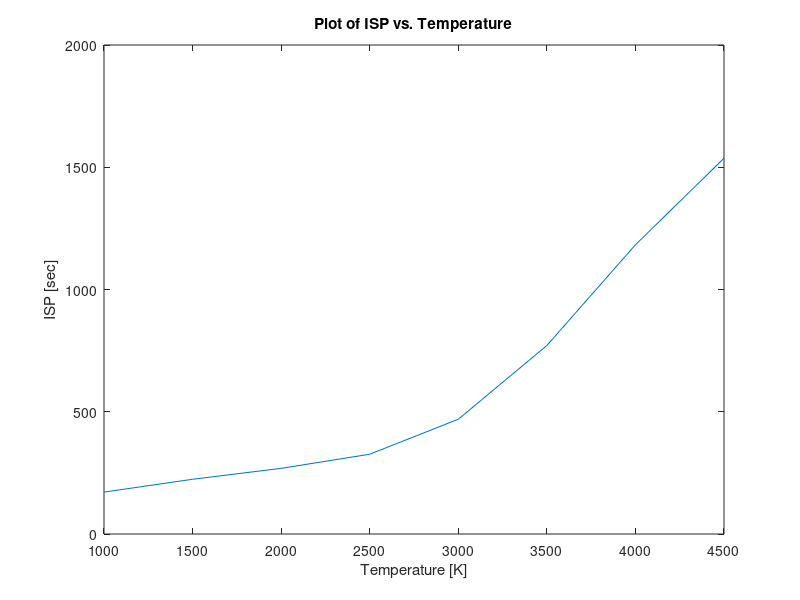

This figure's MATLAB source:
% Inputs
DH_burn = 285800; % J/mol 
Cp_steam = 1996; % J/(kg K)
H2O_molecular_mass = 0.018; % kg/mol
Temp_init = 293; % Kelvin
G_earth = 9.806 % m/s2

% Standard State Enthalpies
H2O_sse = -251730; % J/mol
HO_sse = 30150; % J/mol
H_sse = 211782; % J/mol
O_sse = 242459; % J/mol
H2_sse = -8468; % J/mol
O2_sse = -8682; % J/mol

% Molecular Weight
H2O_mw = 18.016; % g/mol
HO_mw = 17.0007; % g/mol
H_mw = 1.008; % g/mol
O_mw = 16; % g/mol
H2_mw = 2.016; % g/mol
O2_mw = 31.999; % g/mol

% Import Mass Fractions Table
MF_matrix = csvread("mass_fract.csv");

% Create Temperature Array
Temp = [1000 1500 2000 2500 3000 3500 4000 4500];

% Component Mole Quantities at 1000 K
H2O_molqt_1000 = ((MF_matrix(1,2))*H2O_mw)/H2O_mw;
HO_molqt_1000 = ((MF_matrix(1,3))*H2O_mw)/HO_mw;
H_molqt_1000 = ((MF_matrix(1,4))*H2O_mw)/H_mw; 
O_molqt_1000 = ((MF_matrix(1,5))*H2O_mw)/O_mw;
H2_molqt_1000 = ((MF_matrix(1,6))*H2O_mw)/H2_mw;
O2_molqt_1000 = ((MF_matrix(1,7))*H2O_mw)/O2_mw;

% Component Mole Quantities at 1500 K
H2O_molqt_1500 = ((MF_matrix(2,2))*H2O_mw)/H2O_mw;
HO_molqt_1500 = ((MF_matrix(2,3))*H2O_mw)/HO_mw;
H_molqt_1500 = ((MF_matrix(2,4))*H2O_mw)/H_mw;
O_molqt_1500 = ((MF_matrix(2,5))*H2O_mw)/O_mw;
H2_molqt_1500 = ((MF_matrix(2,6))*H2O_mw)/H2_mw;
O2_molqt_1500 = ((MF_matrix(2,7))*H2O_mw)/O2_mw;

% Component Mole Quantities at 2000 K
H2O_molqt_2000 = ((MF_matrix(3,2))*H2O_mw)/H2O_mw;
HO_molqt_2000 = ((MF_matrix(3,3))*H2O_mw)/HO_mw;
H_molqt_2000 = ((MF_matrix(3,4))*H2O_mw)/H_mw;
O_molqt_2000 = ((MF_matrix(3,5))*H2O_mw)/O_mw;
H2_molqt_2000 = ((MF_matrix(3,6))*H2O_mw)/H2_mw;
O2_molqt_2000 = ((MF_matrix(3,7))*H2O_mw)/O2_mw;

% Component Mole Quantities at 2500 K
H2O_molqt_2500 = ((MF_matrix(4,2))*H2O_mw)/H2O_mw;
HO_molqt_2500 = ((MF_matrix(4,3))*H2O_mw)/HO_mw;
H_molqt_2500 = ((MF_matrix(4,4))*H2O_mw)/H_mw;
O_molqt_2500 = ((MF_matrix(4,5))*H2O_mw)/O_mw;
H2_molqt_2500 = ((MF_matrix(4,6))*H2O_mw)/H2_mw;
O2_molqt_2500 = ((MF_matrix(4,7))*H2O_mw)/O2_mw;

% Component Mole Quantities at 3000 K
H2O_molqt_3000 = ((MF_matrix(5,2))*H2O_mw)/H2O_mw;
HO_molqt_3000 = ((MF_matrix(5,3))*H2O_mw)/HO_mw;
H_molqt_3000 = ((MF_matrix(5,4))*H2O_mw)/H_mw;
O_molqt_3000 = ((MF_matrix(5,5))*H2O_mw)/O_mw;
H2_molqt_3000 = ((MF_matrix(5,6))*H2O_mw)/H2_mw;
O2_molqt_3000 = ((MF_matrix(5,7))*H2O_mw)/O2_mw;

% Component Mole Quantities at 3500 K
H2O_molqt_3500 = ((MF_matrix(6,2))*H2O_mw)/H2O_mw;
HO_molqt_3500 = ((MF_matrix(6,3))*H2O_mw)/HO_mw;
H_molqt_3500 = ((MF_matrix(6,4))*H2O_mw)/H_mw;
O_molqt_3500 = ((MF_matrix(6,5))*H2O_mw)/O_mw;
H2_molqt_3500 = ((MF_matrix(6,6))*H2O_mw)/H2_mw;
O2_molqt_3500 = ((MF_matrix(6,7))*H2O_mw)/O2_mw;

% Component Mole Quantities at 4000 K
H2O_molqt_4000 = ((MF_matrix(7,2))*H2O_mw)/H2O_mw;
HO_molqt_4000 = ((MF_matrix(7,3))*H2O_mw)/HO_mw;
H_molqt_4000 = ((MF_matrix(7,4))*H2O_mw)/H_mw;
O_molqt_4000 = ((MF_matrix(7,5))*H2O_mw)/O_mw;
H2_molqt_4000 = ((MF_matrix(7,6))*H2O_mw)/H2_mw;
O2_molqt_4000 = ((MF_matrix(7,7))*H2O_mw)/O2_mw;

% Component Mole Quantities at 4500 K
H2O_molqt_4500 = ((MF_matrix(8,2))*H2O_mw)/H2O_mw;
HO_molqt_4500 = ((MF_matrix(8,3))*H2O_mw)/HO_mw;
H_molqt_4500 = ((MF_matrix(8,4))*H2O_mw)/H_mw;
O_molqt_4500 = ((MF_matrix(8,5))*H2O_mw)/O_mw;
H2_molqt_4500 = ((MF_matrix(8,6))*H2O_mw)/H2_mw;
O2_molqt_4500 = ((MF_matrix(8,7))*H2O_mw)/O2_mw;

% Create Component Mole Quantity Rows for Matrix
MOLQT_matrix_r1 = [Temp(1) H2O_molqt_1000 HO_molqt_1000 H_molqt_1000 O_molqt_1000 H2_molqt_1000 O2_molqt_1000];
MOLQT_matrix_r2 = [Temp(2) H2O_molqt_1500 HO_molqt_1500 H_molqt_1500 O_molqt_1500 H2_molqt_1500 O2_molqt_1500];
MOLQT_matrix_r3 = [Temp(3) H2O_molqt_2000 HO_molqt_2000 H_molqt_2000 O_molqt_2000 H2_molqt_2000 O2_molqt_2000];
MOLQT_matrix_r4 = [Temp(4) H2O_molqt_2500 HO_molqt_2500 H_molqt_2500 O_molqt_2500 H2_molqt_2500 O2_molqt_2500];
MOLQT_matrix_r5 = [Temp(5) H2O_molqt_3000 HO_molqt_3000 H_molqt_3000 O_molqt_3000 H2_molqt_3000 O2_molqt_3000];
MOLQT_matrix_r6 = [Temp(6) H2O_molqt_3500 HO_molqt_3500 H_molqt_3500 O_molqt_3500 H2_molqt_3500 O2_molqt_3500];
MOLQT_matrix_r7 = [Temp(7) H2O_molqt_4000 HO_molqt_4000 H_molqt_4000 O_molqt_4000 H2_molqt_4000 O2_molqt_4000];
MOLQT_matrix_r8 = [Temp(8) H2O_molqt_4500 HO_molqt_4500 H_molqt_4500 O_molqt_4500 H2_molqt_4500 O2_molqt_4500];

% Create Component Mole Quantity Matrix
MOLQT_matrix = [MOLQT_matrix_r1; MOLQT_matrix_r2; MOLQT_matrix_r3; MOLQT_matrix_r4; MOLQT_matrix_r5; MOLQT_matrix_r6; MOLQT_matrix_r7; MOLQT_matrix_r8];

% Initial Heat Transfer of Chemical Reaction
DH_init_1000 = Cp_steam * H2O_molecular_mass * (Temp(1) - Temp_init);
DH_init_1500 = Cp_steam * H2O_molecular_mass * (Temp(2) - Temp_init);
DH_init_2000 = Cp_steam * H2O_molecular_mass * (Temp(3) - Temp_init);
DH_init_2500 = Cp_steam * H2O_molecular_mass * (Temp(4) - Temp_init);
DH_init_3000 = Cp_steam * H2O_molecular_mass * (Temp(5) - Temp_init);
DH_init_3500 = Cp_steam * H2O_molecular_mass * (Temp(6) - Temp_init);
DH_init_4000 = Cp_steam * H2O_molecular_mass * (Temp(7) - Temp_init);
DH_init_4500 = Cp_steam * H2O_molecular_mass * (Temp(8) - Temp_init);

% Heat Transfer form Burn of Oxygen and Hydrogen in Nozzle
DH_burn_1000 = ((H2O_sse * H2O_molqt_1000) + (HO_sse * HO_molqt_1000) + (H_sse * H_molqt_1000) + (O_sse * O_molqt_1000) + (H2_sse * H2_molqt_1000) + (O2_sse * O2_molqt_1000)) - H2O_sse;
DH_burn_1500 = ((H2O_sse * H2O_molqt_1500) + (HO_sse * HO_molqt_1500) + (H_sse * H_molqt_1500) + (O_sse * O_molqt_1500) + (H2_sse * H2_molqt_1500) + (O2_sse * O2_molqt_1500)) - H2O_sse;
DH_burn_2000 = ((H2O_sse * H2O_molqt_2000) + (HO_sse * HO_molqt_2000) + (H_sse * H_molqt_2000) + (O_sse * O_molqt_2000) + (H2_sse * H2_molqt_2000) + (O2_sse * O2_molqt_2000)) - H2O_sse;
DH_burn_2500 = ((H2O_sse * H2O_molqt_2500) + (HO_sse * HO_molqt_2500) + (H_sse * H_molqt_2500) + (O_sse * O_molqt_2500) + (H2_sse * H2_molqt_2500) + (O2_sse * O2_molqt_2500)) - H2O_sse;
DH_burn_3000 = ((H2O_sse * H2O_molqt_3000) + (HO_sse * HO_molqt_3000) + (H_sse * H_molqt_3000) + (O_sse * O_molqt_3000) + (H2_sse * H2_molqt_3000) + (O2_sse * O2_molqt_3000)) - H2O_sse;
DH_burn_3500 = ((H2O_sse * H2O_molqt_3500) + (HO_sse * HO_molqt_3500) + (H_sse * H_molqt_3500) + (O_sse * O_molqt_3500) + (H2_sse * H2_molqt_3500) + (O2_sse * O2_molqt_3500)) - H2O_sse;
DH_burn_4000 = ((H2O_sse * H2O_molqt_4000) + (HO_sse * HO_molqt_4000) + (H_sse * H_molqt_4000) + (O_sse * O_molqt_4000) + (H2_sse * H2_molqt_4000) + (O2_sse * O2_molqt_4000)) - H2O_sse;
DH_burn_4500 = ((H2O_sse * H2O_molqt_4500) + (HO_sse * HO_molqt_4500) + (H_sse * H_molqt_4500) + (O_sse * O_molqt_4500) + (H2_sse * H2_molqt_4500) + (O2_sse * O2_molqt_4500)) - H2O_sse;

% Total Heat Transfer [J/mol]
DH_total_1000 = DH_init_1000 + DH_burn_1000;
DH_total_1500 = DH_init_1500 + DH_burn_1500;
DH_total_2000 = DH_init_2000 + DH_burn_2000;
DH_total_2500 = DH_init_2500 + DH_burn_2500;
DH_total_3000 = DH_init_3000 + DH_burn_3000;
DH_total_3500 = DH_init_3500 + DH_burn_3500;
DH_total_4000 = DH_init_4000 + DH_burn_4000;
DH_total_4500 = DH_init_4500 + DH_burn_4500;

% Total Heat Transfer [J/kg]
DH_total_pkg_1000 = DH_total_1000 / H2O_molecular_mass;
DH_total_pkg_1500 = DH_total_1500 / H2O_molecular_mass;
DH_total_pkg_2000 = DH_total_2000 / H2O_molecular_mass;
DH_total_pkg_2500 = DH_total_2500 / H2O_molecular_mass;
DH_total_pkg_3000 = DH_total_3000 / H2O_molecular_mass;
DH_total_pkg_3500 = DH_total_3500 / H2O_molecular_mass;
DH_total_pkg_4000 = DH_total_4000 / H2O_molecular_mass;
DH_total_pkg_4500 = DH_total_4500 / H2O_molecular_mass

% ISP Calculation
ISP_1000 = sqrt(2 * DH_total_pkg_1000) /  G_earth;
ISP_1500 = sqrt(2 * DH_total_pkg_1500) /  G_earth;
ISP_2000 = sqrt(2 * DH_total_pkg_2000) /  G_earth;
ISP_2500 = sqrt(2 * DH_total_pkg_2500) /  G_earth;
ISP_3000 = sqrt(2 * DH_total_pkg_3000) /  G_earth;
ISP_3500 = sqrt(2 * DH_total_pkg_3500) /  G_earth;
ISP_4000 = sqrt(2 * DH_total_pkg_4000) /  G_earth;
ISP_4500 = sqrt(2 * DH_total_pkg_4500) /  G_earth;

% Create ISP array
ISP = [ISP_1000 ISP_1500 ISP_2000 ISP_2500 ISP_3000 ISP_3500 ISP_4000 ISP_4500]

% ISP v Temperature Plot
plot(Temp, ISP);
xlabel('Temperature [K]');
ylabel('ISP [sec]');
title('Plot of ISP vs. Temperature');

